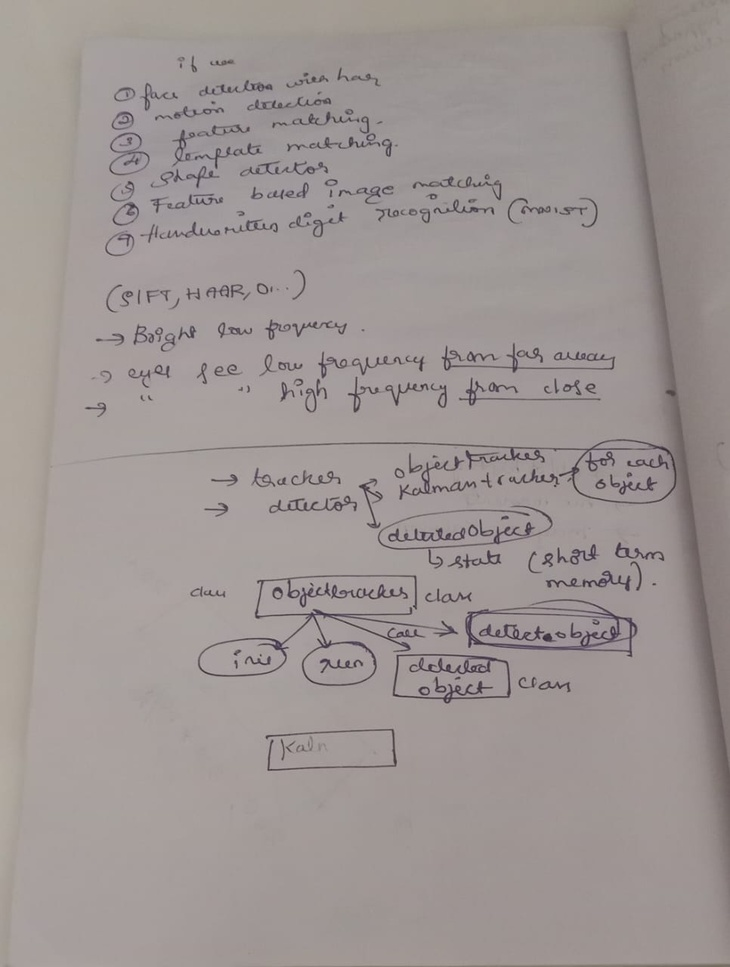
#> input picture data/page.jpeg, 730 x 967 px, shrunk from 966 x 1280 before the run
$ jupyter execute Perspective_projection.ipynb
#> lines starting #> are read from the running program, lines starting #| are printed output that depends on the picture; after the words box and inside, x2 and y2 are one past the last pixel; in counts of white or black regions, pixels touching at a corner belong together
### Perspective Projection

[cell 1]
import cv2 as cv
import matplotlib.pyplot as plt
import os

def imshow(title,image,size=10):
    w,h = image.shape[1],image.shape[0]
    aspect_ratio = w/h
    plt.figure(figsize=(size*aspect_ratio,size))
    plt.title(title)
    plt.imshow(cv.cvtColor(image,cv.COLOR_BGR2RGB))
    plt.show()

[cell 2]
img = cv.imread(os.path.join("..","data","page.jpeg"))
#> img is the input picture: shape (967, 730, 3); mean B, G, R 147.8, 149.5, 157.7
imshow("Image",img,5)

[cell 3]
gray = cv.cvtColor(img,cv.COLOR_BGR2GRAY)
imshow('Grayscale',gray,5)

[cell 4]
gray = cv.GaussianBlur(gray,(5,5),0)
imshow('Gaussian Blur',gray,5)

[cell 5]
#Thresholding
thresh_img = cv.adaptiveThreshold(gray,255,cv.ADAPTIVE_THRESH_GAUSSIAN_C,cv.THRESH_BINARY,3,0)
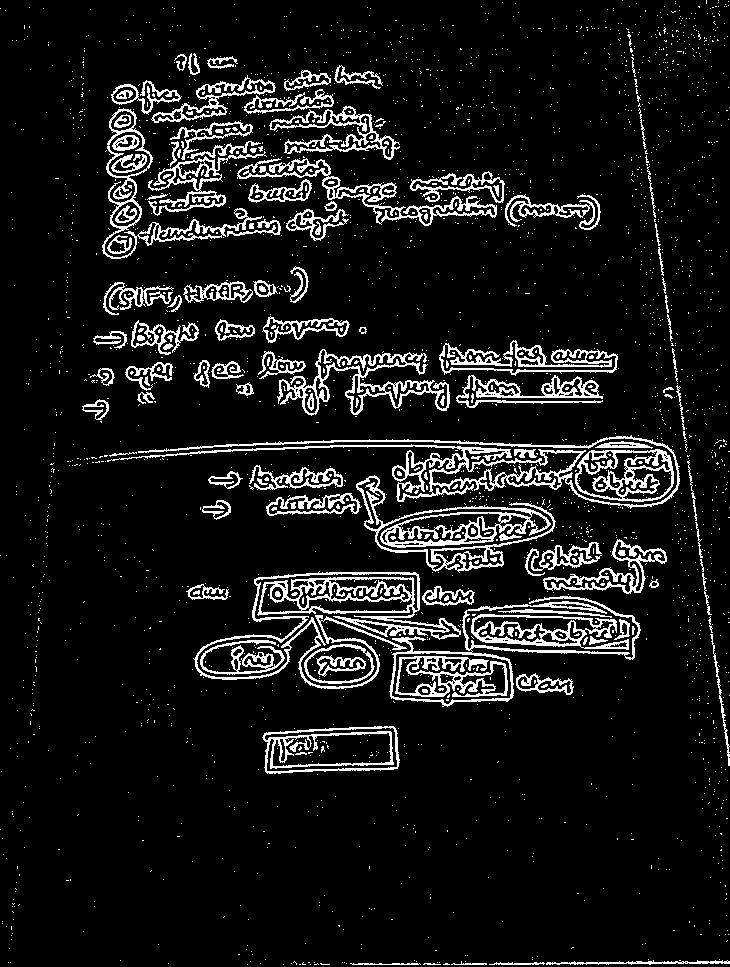
#> thresh_img: shape (967, 730); 9.5% white in thin lines or dots
imshow("Thresholded image",thresh_img,5)

[cell 6]
edged = cv.Canny(thresh_img,100,200)
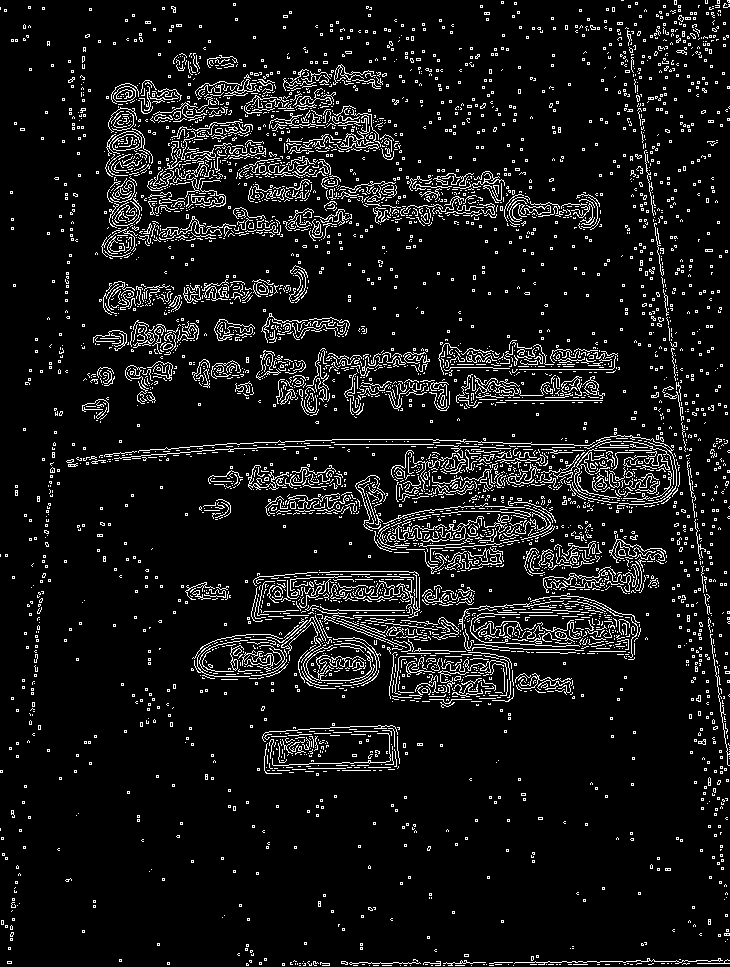
#> edged: shape (967, 730); 8.2% white in thin lines or dots
imshow('Edged',edged,5)

[cell 7]
contours,heirarchy = cv.findContours(edged,cv.RETR_EXTERNAL,cv.CHAIN_APPROX_SIMPLE)
#> contours = 5243 contours, 5214 with area under 20; largest, box (x1, y1, x2, y2) and area: (113, 86, 136, 102) 258, (555, 631, 575, 642) 60, (230, 645, 244, 671) 53, (280, 389, 296, 405) 46, (333, 64, 374, 85) 42
img_cpy = img.copy()
cv.drawContours(img_cpy,contours,-1,(0,255,0),2)
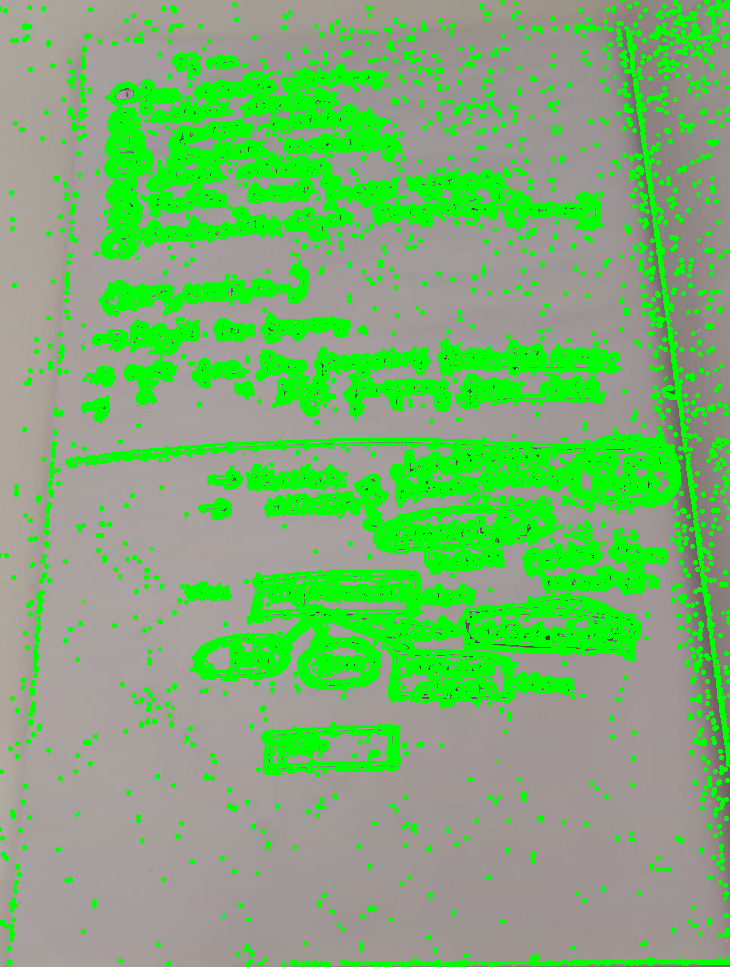
#> img_cpy: shape (967, 730, 3); mean B, G, R 113.3, 177.7, 121.3
imshow('Contours',img_cpy,5)
print(len(contours))
#| 5243

[cell 8]
sorted_contours = sorted(contours,key=cv.contourArea,reverse=True)
#> sorted_contours has the same summary as contours
for con in sorted_contours:
    perimeter = cv.arcLength(con,False)
    approx = cv.approxPolyDP(con,0.05*perimeter,True)
    if len(approx) == 4:
        break
#> this loop made 1 pass
#> (perimeter, approx) on pass 1: (57.87, [[135, 90], [121, 87], [113, 98], [130, 100]])
print(approx)
#| [[[135  90]]
#|  [[121  87]]
#|  [[113  98]]
#|  [[130 100]]]
